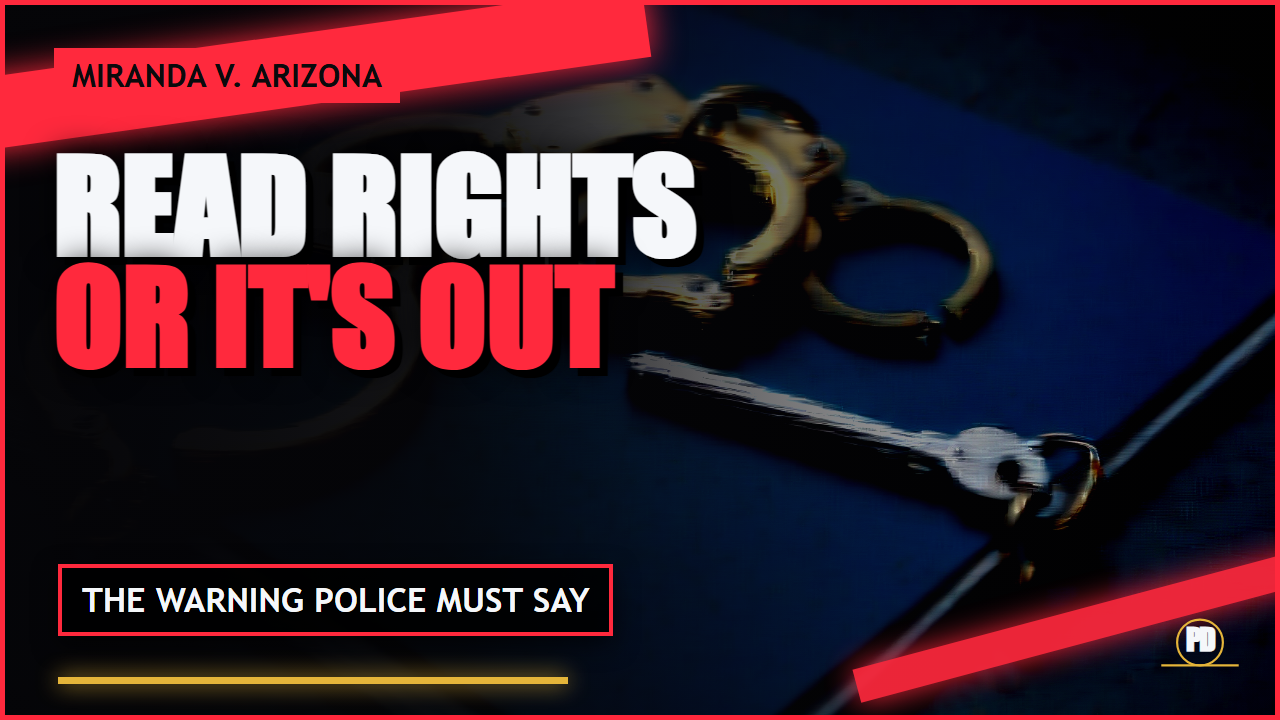
#> input picture episodes/PD-2026-001-miranda/09_package/thumbnail.selected.v004.png, 1280 x 720 px
$ python -i build_madoff_structured_v003.py   (imports and definitions only)
#> lines starting #> are read from the running program, lines starting #| are printed output that depends on the picture
#!/usr/bin/env python3
"""Build a structured PD-2026-005 Madoff first cut v003.

This replaces the weak v002 "video-like" proxy with a proper program structure:
HOOK -> branded OPENING -> BODY ACTS -> ENDING -> fixed end card.

No upload. No additional paid API calls. Uses already generated ElevenLabs chunks.
"""
from __future__ import annotations

import hashlib
import json
import math
import os
import re
import shutil
import subprocess
import sys
import tempfile
from pathlib import Path

from PIL import Image, ImageDraw, ImageEnhance, ImageFilter, ImageFont


ROOT = Path(__file__).resolve().parents[1]
EP = "PD-2026-005-madoff"
EPDIR = ROOT / "episodes" / EP
# [1 line that did not run here, left out]
# [1 line that did not run here, left out]
# [1 line that did not run here, left out]
# [1 line that did not run here, left out]
# [1 line that did not run here, left out]
OUT_REPO = EPDIR / "08_edit" / "renders" / "review.proxy.v003.mp4"
# [1 line that did not run here, left out]
OPENING_ASSET = ROOT / "remotion" / "out" / "opening.mp4"
OPENING_TRIM_START = 0.72
TARGET_TOTAL_SEC = 720.0
FFMPEG = Path(r"C:\Users\aab15\AppData\Local\Microsoft\WinGet\Links\ffmpeg.exe")
FFPROBE = Path(r"C:\Users\aab15\AppData\Local\Microsoft\WinGet\Links\ffprobe.exe")
if not FFMPEG.exists():
    FFMPEG = Path("ffmpeg")
if not FFPROBE.exists():
    FFPROBE = Path("ffprobe")

W, H, FPS = 1920, 1080, 30
INK = (10, 10, 12)
NAVY = (11, 26, 43)
GOLD = (229, 181, 58)
GOLD2 = (248, 214, 130)
WHITE = (245, 247, 250)
SILVER = (200, 205, 214)
MUTED = (128, 135, 148)
RED = (134, 42, 34)


# [23 lines left out: functions run, duration, sha256, not called in this run]


def font(size: int, bold: bool = False) -> ImageFont.FreeTypeFont:
#> called with size = 150, bold = True
    candidates = [
        r"C:\Windows\Fonts\impact.ttf" if bold else r"C:\Windows\Fonts\trebuc.ttf",
        r"C:\Windows\Fonts\arialbd.ttf" if bold else r"C:\Windows\Fonts\arial.ttf",
        r"C:\Windows\Fonts\georgiab.ttf" if bold else r"C:\Windows\Fonts\georgia.ttf",
    ]
    for c in candidates:
        if Path(c).exists():
            return ImageFont.truetype(c, size=size)
    return ImageFont.load_default()


F_HUGE = font(150, True)
F_TITLE = font(86, True)
F_CARD = font(62, True)
F_MED = font(38, True)
F_BODY = font(30, False)
F_SMALL = font(23, False)


# [103 lines left out: functions parse_script_chunks, make_audio, bg, not called in this run]


SDXL_PICK = {
    # Curated toward cleaner, higher-detail SDXL outputs; avoid noisy crowd/hand-heavy shots where possible.
    "hook_line": ["hook/H02_c05_*.png", "hook/B02_*.png", "hook/H01_c02_*.png"],
    "hook_crime": ["actIII/B16_*.png", "actIII/H16_c02_*.png", "hook/H03_c03_*.png"],
    "trust": ["opening/H05_c05_*.png", "opening/H05_c03_*.png", "opening/B04_*.png", "actI/H06_c05_*.png"],
    "private_club": ["actI/B05_*.png", "actI/H07_c05_*.png", "actI/H07_c02_*.png"],
    "no_trades": ["actII/B09_*.png", "actII/H11_c01_*.png", "actII/B10_*.png"],
    "ponzi": ["actII/H13_c02_*.png", "actII/H13_c04_*.png", "actII/B11_*.png"],
    "numbers": ["actII/H14_c01_*.png", "actII/H14_c05_*.png", "actII/B13_*.png", "actII/B14_*.png"],
    "math": ["actIII/B16_*.png", "actIII/B15_*.png", "actIII/H16_c04_*.png"],
    "warnings": ["actIII/B17_*.png", "actIII/H18_c01_*.png", "actIII/H18_c05_*.png"],
    "collapse": ["actIV/B19_*.png", "actIV/H20_c02_*.png", "actIV/H21_c03_*.png"],
    "court": ["actIV/H22_c03_*.png", "actIV/H22_c05_*.png", "actIV/B21_*.png"],
    "sentence": ["actIV/B22_*.png", "actIV/H23_c02_*.png", "actIV/H23_c05_*.png"],
    "lesson": ["ending/B23_*.png", "ending/B24_*.png", "ending/H25_c02_*.png", "ending/H26_c03_*.png"],
}


def cover_image(path: Path) -> Image.Image:
    im = Image.open(path).convert("RGB")
#> im is the input picture: PIL image 1280x720 RGB; mean R, G, B 59.8, 32.5, 44.8
    scale = max(W / im.width, H / im.height)
#> scale = 1.5
    im = im.resize((int(im.width * scale), int(im.height * scale)), Image.Resampling.LANCZOS)
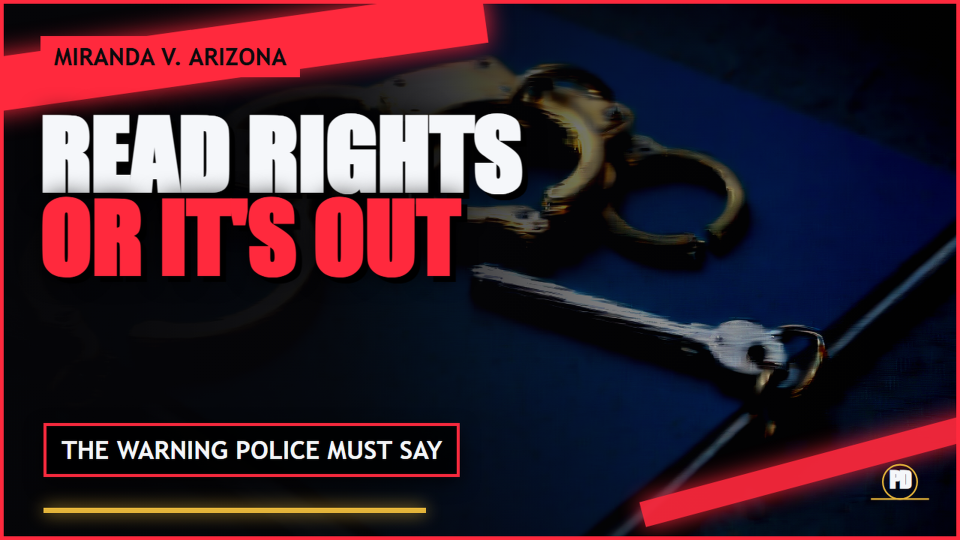
#> im: PIL image 1920x1080 RGB (shown at 1/2 size); mean R, G, B 59.8, 32.6, 44.9
    x = (im.width - W) // 2
#> x = 0
    y = (im.height - H) // 2
#> y = 0
    im = im.crop((x, y, x + W, y + H))
    im = im.filter(ImageFilter.GaussianBlur(0.15))
    return im


# [497 lines left out: functions sdxl_bg, draw_brand, line_chart, card, make_scene_plan, densify_scenes and 7 more, not called in this run]


# [2 lines not run here, left out]

>>> result = cover_image('../../episodes/PD-2026-001-miranda/09_package/thumbnail.selected.v004.png')

$ run again, on episodes/PD-2026-006-terry/10_thumbnail/thumbnail_contact_sheet.v001.jpg
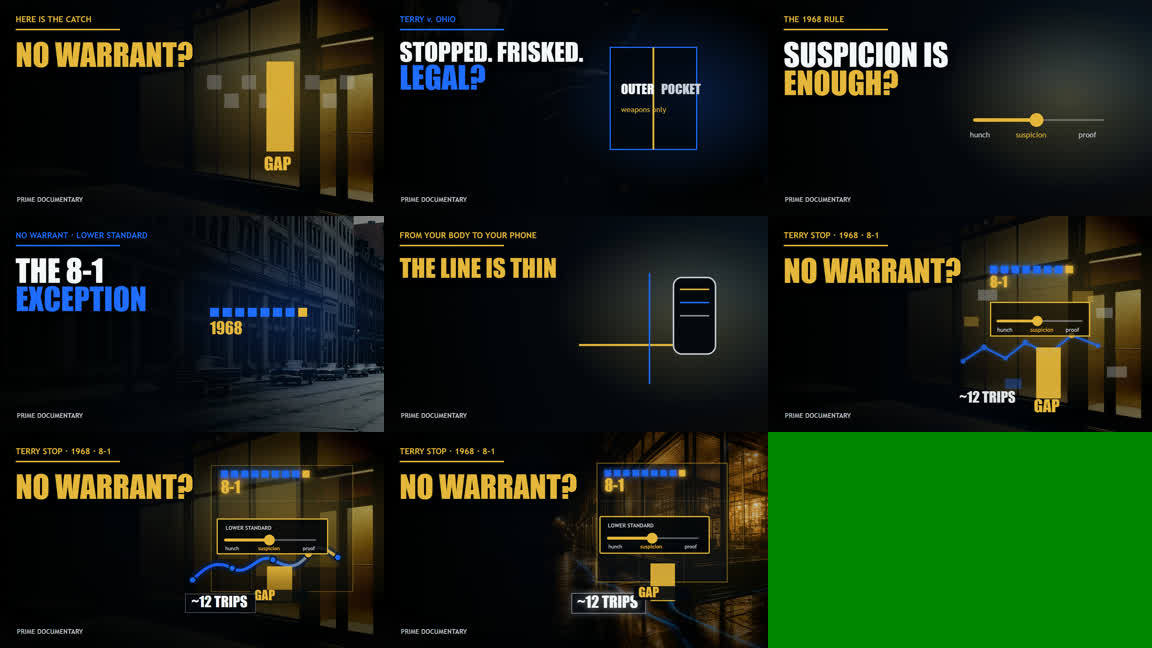
#> input picture episodes/PD-2026-006-terry/10_thumbnail/thumbnail_contact_sheet.v001.jpg, 1152 x 648 px
#> in cover_image, im is the input picture: PIL image 1152x648 RGB; mean R, G, B 24.2, 39.4, 19.9
#> in cover_image, `im = im.resize((int(im.width * scale), int(im.height * scale)), Image...`:
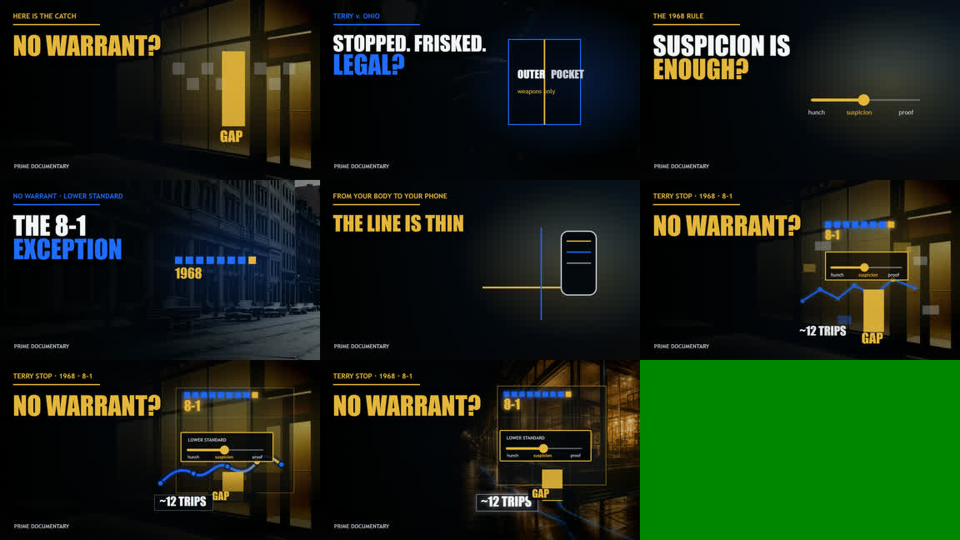
#> im: PIL image 1920x1080 RGB (shown at 1/2 size); mean R, G, B 24.2, 39.4, 20

$ run again, on episodes/PD-2026-008-carpenter/05_visuals/motion_v006_contact_sheet.jpg
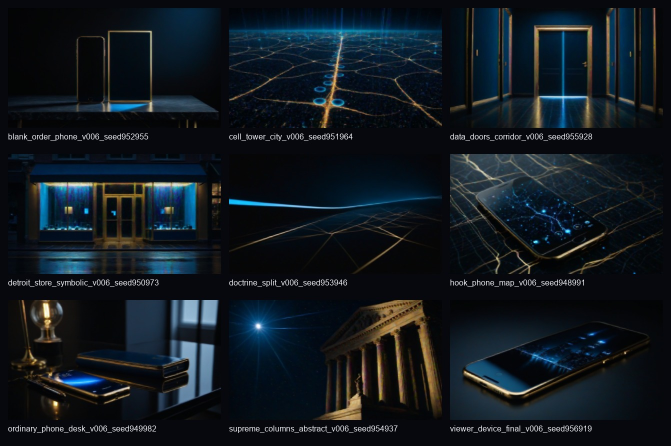
#> input picture episodes/PD-2026-008-carpenter/05_visuals/motion_v006_contact_sheet.jpg, 1342 x 892 px (shown at 1/2 size)
#> in cover_image, im is the input picture: PIL image 1342x892 RGB; mean R, G, B 17.7, 25.4, 32
#> in cover_image, `im = im.crop((x, y, x + W, y + H))`:
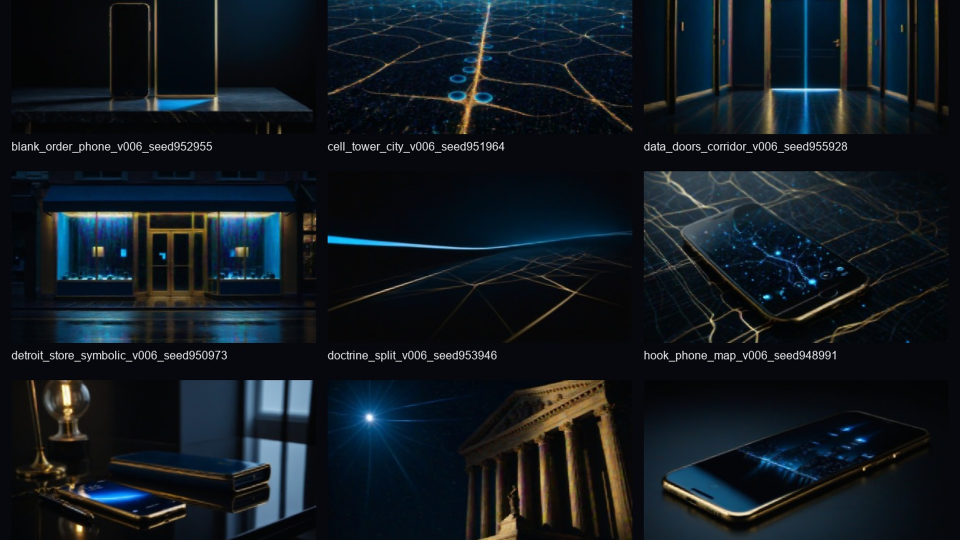
#> im: PIL image 1920x1080 RGB (shown at 1/2 size); mean R, G, B 18.5, 26.2, 32.7
